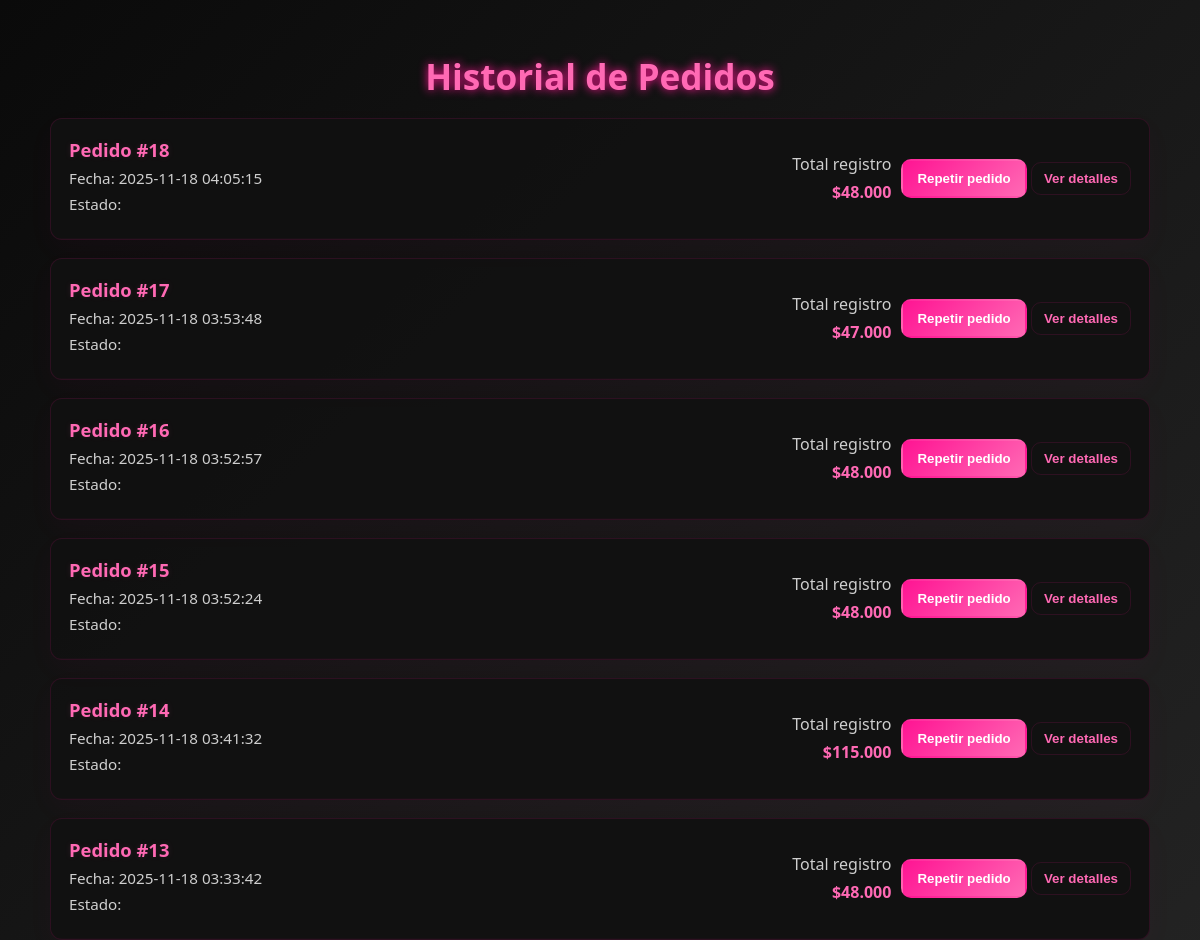
The page /historial_pedidos.php (signed in, upper part) on the database as committed earlier.
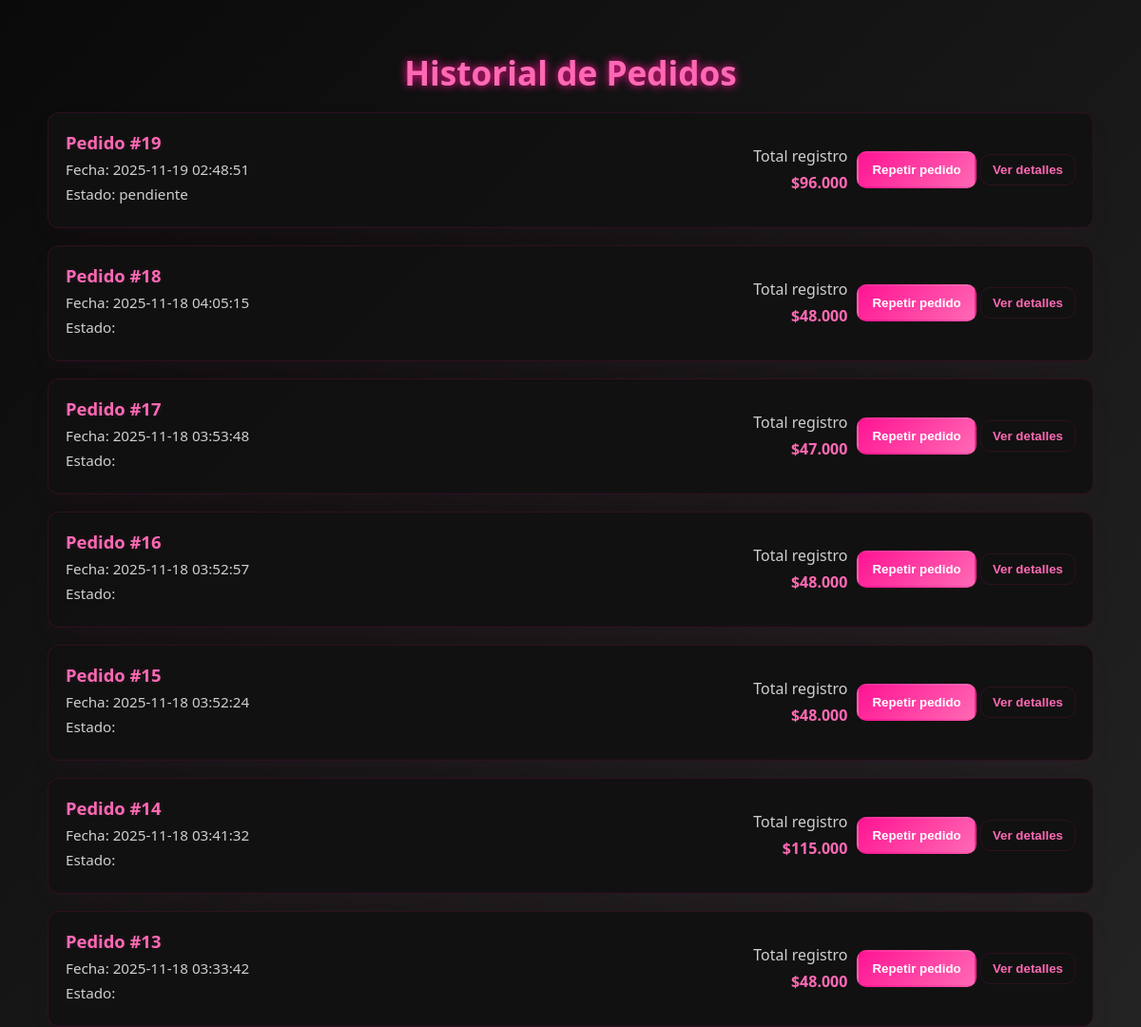
The same page on the database as committed later.
### tables this page shows
CREATE TABLE `ordenes` (
  `id_orden` int(11) NOT NULL,
  `id_usuario` int(11) DEFAULT NULL,
  `id_direccion` int(11) DEFAULT NULL,
  `fecha_compra` timestamp NOT NULL DEFAULT current_timestamp(),
  `total` decimal(10,2) DEFAULT NULL,
  `estado` enum('pendiente','pagado','enviado','entregado','cancelado') DEFAULT 'pendiente',
  `mp_payment_id` varchar(50) DEFAULT NULL,
  `mp_status` varchar(50) DEFAULT NULL,
  `mp_preference_id` varchar(100) DEFAULT NULL,
  `id_carrito` int(11) NOT NULL
);

### historial_pedidos.php (the view, shortened to what this page needs)
<?php
require 'conexion.php';
$id_usuario = $_SESSION['usuario'];
$sql = "
    SELECT id_orden, fecha_compra, total, estado, id_carrito
    FROM ordenes
    WHERE id_usuario = ?
    ORDER BY fecha_compra DESC
";
$stmt = $conn->prepare($sql);
$stmt->bind_param("i", $id_usuario);
$stmt->execute();
$result = $stmt->get_result();
$ordenes = $result->fetch_all(MYSQLI_ASSOC);
?>
<!DOCTYPE html>
<html lang="es">
<head>
</head>
<body>
<div class="container">
    <h1>Historial de Pedidos</h1>
    <?php if (empty($ordenes)): ?>
        <div class="empty">
            <p>No tienes pedidos registrados aún.</p>
            <p><a href="index.php" class="btn">Volver a la tienda</a></p>
        </div>
    <?php else: ?>
        <?php foreach ($ordenes as $orden): ?>
            <div class="order-card">
                <div class="order-head">
                    <div class="order-meta">
                        <h2>Pedido #<?= htmlspecialchars($orden['id_orden']) ?></h2>
                        <p>Fecha: <?= htmlspecialchars($orden['fecha_compra']) ?></p>
                        <p>Estado: <?= htmlspecialchars($orden['estado']) ?></p>
                    </div>
                    <div class="order-actions">
                        <div style="text-align:right">
                            <p style="margin:0; color:var(--muted);">Total registro</p>
                            <p style="margin:6px 0 0; color:var(--neon-2); font-weight:900;">
                                $<?= number_format(floatval($orden['total']), 0, ",", ".") ?>
                            </p>
                        </div>
                        <div>
                            <button class="btn repeat-btn" data-order-id="<?= intval($orden['id_orden']) ?>">Repetir pedido</button>
                            <button class="btn ghost details-toggle" data-target="details-<?= $orden['id_orden'] ?>">Ver detalles</button>
                        </div>
                    </div>
                </div>
            </div>
        <?php endforeach; ?>
    <?php endif; ?>
</div>
</body>
</html>

Rows that differ between the two databases and show on the page:
added ordenes: id_orden "19", fecha_compra "2025-11-19 02:48:51", estado "pendiente", total "96.000"
